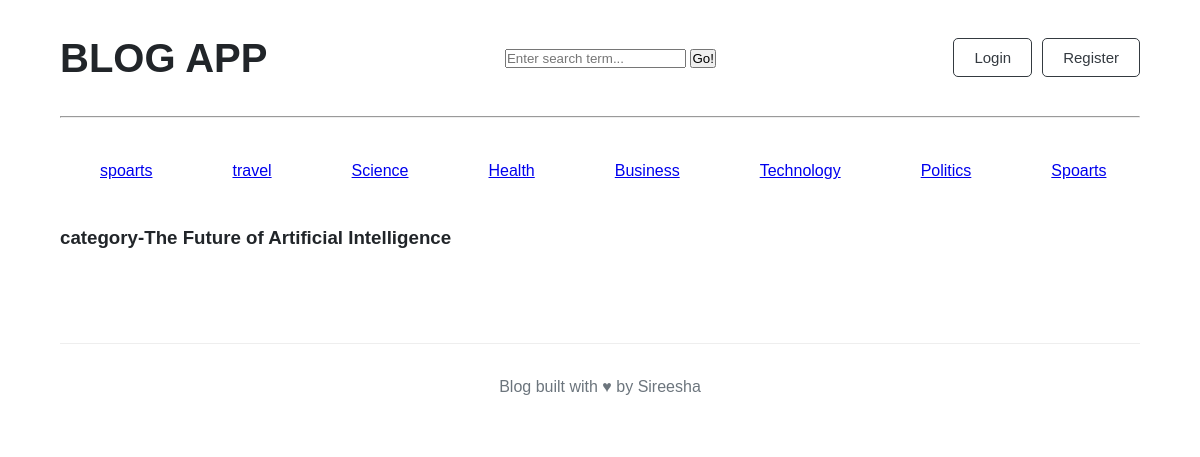
The app's page /category/4/ with its own data.
### blogs/models.py (models this page shows)
class category(models.Model):
    category_name = models.CharField(max_length = 40,unique = True)
    created_at = models.DateTimeField(auto_now_add=True)
    updated_at = models.DateTimeField(auto_now = True)
    class Meta:
        verbose_name_plural='categories'
    def __str__(self):
        return self.category_name

class Blog(models.Model):
    title = models.CharField(max_length=100)
    slug = models.SlugField(max_length=150, unique=True, blank=True)
    category = models.ForeignKey(category, on_delete=models.CASCADE)
    author = models.ForeignKey(User, on_delete=models.CASCADE)
    featured_image = models.ImageField(upload_to='uploads/%Y/%m/%d')
    short_description = models.TextField(max_length=500)
    blog_body = models.TextField(max_length=2000)
    status = models.CharField(max_length=20, choices=STATUS_CHOICES, default="Draft")
    is_featured = models.BooleanField(default=False)
    created_at = models.DateTimeField(auto_now_add=True)
    updated_at = models.DateTimeField(auto_now=True)
    def __str__(self):
        return self.title

### blogs/views.py (the view)
# urls.py: path('<int:category_id>/',views.category_pages,name ='category_pages')
def category_pages(req,category_id):
  try:
      context = Blog.objects.filter(category = category_id)
      print(context)
      category_ids = Blog.objects.get(pk=category_id)
      return render(req,'category_pages.html',{'context':context,'category_ids':category_ids})
  except:
      return render(req,'category_pages.html')

### blogs/context_processors.py (called while the page is built)
def get_categories(request):
    categories = category.objects.all()
    return dict(categories=categories)

def searching(request):
    keyword = request.GET.get('keyword')
    print(keyword)
    return dict(keyword = keyword)

### blogs/Templates/category_pages.html (shortened to what this page needs)
{% extends 'base.html' %}
{% block content %}
<h3>category-{{category_ids}}</h3>
<div class="featured_container">
    </div>
{% endblock %}

### blogs/Templates/base.html (shortened to what this page needs)
{% load static %}
<!DOCTYPE html>
<html lang="en">
<head>
<link rel="stylesheet" href="{% static 'css/blog.css' %}">
</head>
<body>
<main class="container">
    <div class="nav">
       <h2>BLOG APP</h2>
            <div class="card mb-4">
                <div class="card-body">
                    <form method="GET" action="{% url 'search'%}">
                        <div class="input-group">
                            <input class="form-control" type="text" value="{{keyword|default:''}}" name="keyword" placeholder="Enter search term...">
                            <button class="btn btn-primary"type="submit">
                                Go!
                            </button>
                        </div>
                    </form>
                </div>
            </div>
        <div class="buttons">
        <button>Login</button>
        <button>Register</button>
    </div>
</div>
<hr>
<div class="topics">
            {% for topic in  categories %}
               <a href="{% url 'category_pages' topic.id%}" style="margin:40px">{{topic.category_name}}</a>
            {% endfor %}
</div>
 {% block content %}
 {% endblock %}
<footer>
    <p>
        Blog built with ♥ by Sireesha
    </p>
</footer>
</body>
</html>

### blogs/static/css/blog.css (style rules this page uses)
* { box-sizing: border-box; margin: 0; padding: 0; }
body { font-family: Arial, Helvetica, sans-serif; background-color: #ffffff; color: #212529; line-height: 1.6; }
.nav { display: flex; align-items: center; justify-content: space-between; padding: 25px 0; }
.nav h2 { font-size: 40px; font-weight: bold; }
.buttons { display: flex; gap: 10px; }
.buttons button { padding: 10px 20px; border: 1px solid #343a40; border-radius: 5px; background-color: white; color: #343a40; font-size: 15px; cursor: pointer; }
.topics { display:flex }
.container { width: 90%; max-width: 1140px; margin: 0 auto; }
.featured_container { display:flex; align-items:space-between; }
.card-body { padding: 20px 10px; }
footer { margin-top: 60px; padding: 30px; border-top: 1px solid #eeeeee; text-align: center; color: #6c757d; }
* { box-sizing: border-box; }

### records on screen
category: category_name "spoarts"
category: category_name "travel"
category: category_name "Science"
category: category_name "Health"
category: category_name "Business"
category: category_name "Technology"
category: category_name "Politics"
category: category_name "Spoarts"
Blog: title "The Future of Artificial Intelligence"
